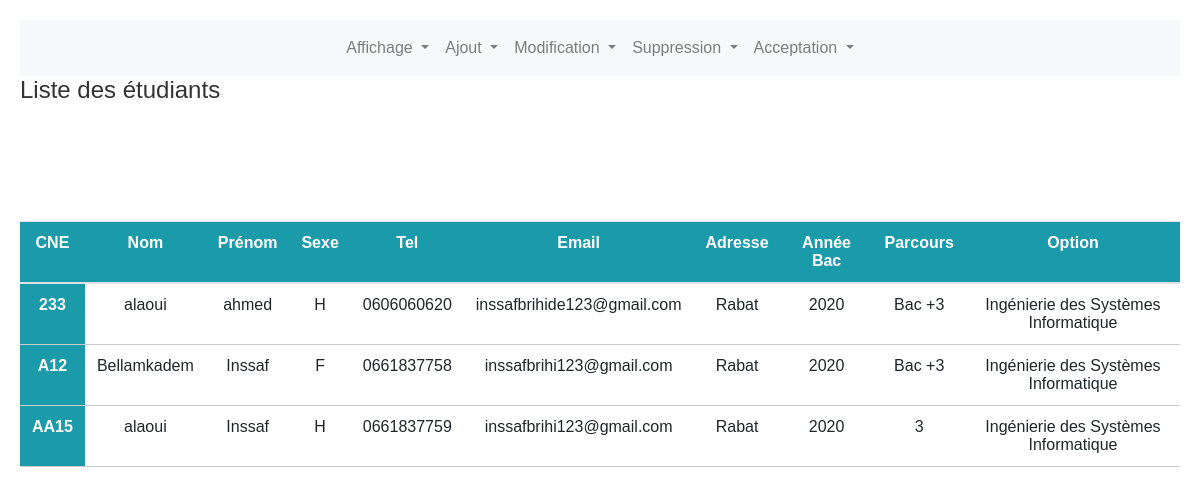
Screenshot of /Adm with the database file from the repository.
### Gestion_Ecole/models.py (models this page shows, shortened)
class Etudiant(models.Model):
    x = [('H', 'Homme'), ('F', 'Femme')]
    p = [('Bac +2', 'Bac +2'), ('Bac +3', 'Bac +3'), ('Bac +5', 'Bac +5')]
    CNE = models.CharField(max_length=40, primary_key=True)
    nom = models.CharField(max_length=60)
    prenom = models.CharField(max_length=60)
    sexe = models.CharField(max_length=20, choices=x)
    tel = models.CharField(max_length=20)
    email = models.CharField(max_length=80)
    adresse = models.CharField(max_length=100)
    annee_Bac = models.IntegerField()
    parcours = models.CharField(max_length=20, choices=p)
    code_Option = models.ForeignKey(Option, on_delete=models.CASCADE)
    class Meta:
        ordering = ['CNE']

class Option(models.Model):
    num_Option = models.BigAutoField(primary_key=True)
    nom_Option = models.CharField(max_length=60, unique=True)
    def __str__(self):
        return str(self.nom_Option)
    class Meta:
        ordering = ['nom_Option']

### Gestion_Ecole/views.py (the view)
# urls.py: path('Adm', views.Adm, name='Adm'),
def Adm(request):
    return render(request,'Gestion_Ecole/Adm.html', {'etudiants': Etudiant.objects.all()})

### templates/Gestion_Ecole/Adm.html (shortened to what this page needs)
{% extends 'base.html' %}
{% load static %}
{% block content %}
{% include 'parts/nav_admin.html' %}
  <h1>Liste des étudiants</h1>
  <table class="table table-hover">
    <thread>
      <tr>
        <th scope="col">CNE</th>
        <th scope="col">Nom</th>
        <th scope="col">Prénom</th>
        <th scope="col">Sexe</th>
        <th scope="col">Tel</th>
        <th scope="col">Email</th>
        <th scope="col">Adresse</th>
        <th scope="col">Année Bac</th>
        <th scope="col">Parcours</th>
        <th scope="col">Option</th>
      </tr>
    </thread>
    <br>
    <tbody>
      {% for etudiant in etudiants %}
      <tr>
        <th scope="row">{{ etudiant.CNE }}</th>
        <td>{{ etudiant.nom }}</td>
        <td>{{ etudiant.prenom }}</td>
        <td>{{ etudiant.sexe }}</td>
        <td>{{ etudiant.tel }}</td>
        <td>{{ etudiant.email }}</td>
        <td>{{ etudiant.adresse }}</td>
        <td>{{ etudiant.annee_Bac }}</td>
        <td>{{ etudiant.parcours }}</td>
        <td>{{ etudiant.code_Option }}</td>
      </tr>
      <br>
      {% endfor %}
    </tbody>
  </table>
{% endblock content %}

### templates/base.html (shortened to what this page needs)
{% load static %}
<link rel="stylesheet" href="{% static 'css/all.css' %}" >
<link rel="stylesheet" href="{% static 'css/bootstrap.css' %}" >
<link rel="stylesheet" href="{% static 'css/style_1.css' %}">
<link rel="stylesheet" href="{% static 'css/bootstrapmin.css' %}" >
{% block content %}
{% endblock content %}

### templates/parts/nav_admin.html (shortened to what this page needs)
{% load static %}
<link rel="stylesheet" href="{% static 'css/style_nav.css' %}" >
<div class="text-center">
    <nav class="navbar navbar-expand-lg navbar-light bg-light">
        <div class="collapse navbar-collapse justify-content-center" id="navbarSupportedContent">
            <ul class="navbar-nav">
        <div class="collapse navbar-collapse" id="navbarSupportedContent">
            <ul class="navbar-nav mr-auto">
                <li class="nav-item dropdown">
                    <a class="nav-link dropdown-toggle" href="#" id="navbarDropdown" role="button" data-toggle="dropdown" aria-haspopup="true" aria-expanded="false">
                        Affichage
                    </a>
                </li>
                <li class="nav-item dropdown">
                    <a class="nav-link dropdown-toggle" href="#" id="navbarDropdown" role="button" data-toggle="dropdown" aria-haspopup="true" aria-expanded="false">
                        Ajout
                    </a>
                </li>
                <li class="nav-item dropdown">
                    <a class="nav-link dropdown-toggle" href="#" id="navbarDropdown" role="button" data-toggle="dropdown" aria-haspopup="true" aria-expanded="false">
                        Modification
                    </a>
                </li>
                <li class="nav-item dropdown">
                    <a class="nav-link dropdown-toggle" href="#" id="navbarDropdown" role="button" data-toggle="dropdown" aria-haspopup="true" aria-expanded="false">
                        Suppression
                    </a>
                </li>
                <li class="nav-item dropdown">
                    <a class="nav-link dropdown-toggle" href="#" id="navbarDropdown" role="button" data-toggle="dropdown" aria-haspopup="true" aria-expanded="false">
                        Acceptation
                    </a>
                </li>
            </ul>
        </div>
    </nav>
</div>

### mysite/static/css/style_1.css (style rules this page uses)
.table { text-align: center; padding-left: 100px; padding-right: 100px; }

### templates/Gestion_Ecole/Adm.html (style rules this page uses)
h1 { color: #333; font-size: 24px; margin-bottom: 20px; }
table { width: 100%; border-collapse: collapse; margin-bottom: 20px; }
th, td { padding: 8px; text-align: center; border-bottom: 1px solid #ccc; }
th { background-color: #1B9AAA; color: white; }

### rows the page displays
Etudiant: CNE "233", nom "alaoui", prenom "ahmed", sexe "H", tel "0606060620", email "inssafbrihide123@gmail.com", adresse "Rabat", annee_Bac "2020", parcours "Bac +3", code_Option "Ingénierie des Systèmes Informatique"
Etudiant: CNE "A12", nom "Bellamkadem", prenom "Inssaf", sexe "F", tel "0661837758", email "inssafbrihi123@gmail.com", adresse "Rabat", annee_Bac "2020", parcours "Bac +3", code_Option "Ingénierie des Systèmes Informatique"
Etudiant: CNE "AA15", nom "alaoui", prenom "Inssaf", sexe "H", tel "0661837759", email "inssafbrihi123@gmail.com", adresse "Rabat", annee_Bac "2020", parcours "3", code_Option "Ingénierie des Systèmes Informatique"
